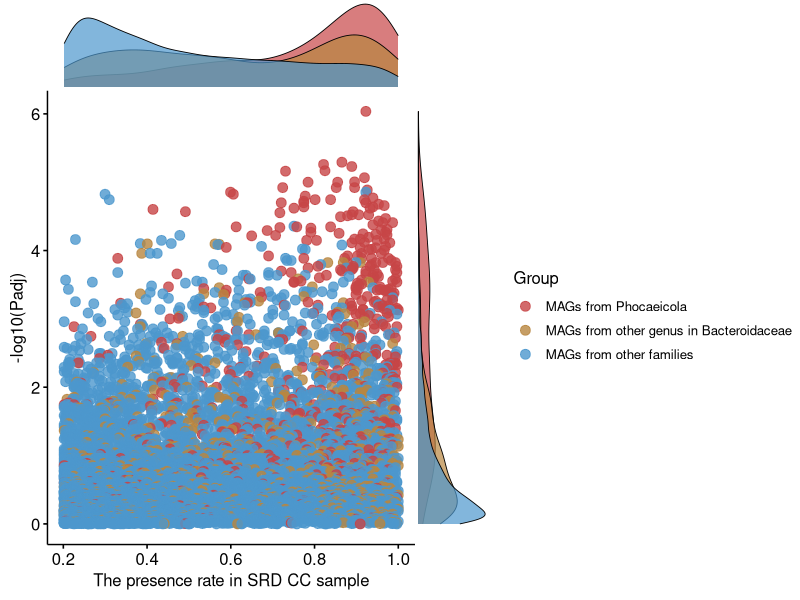
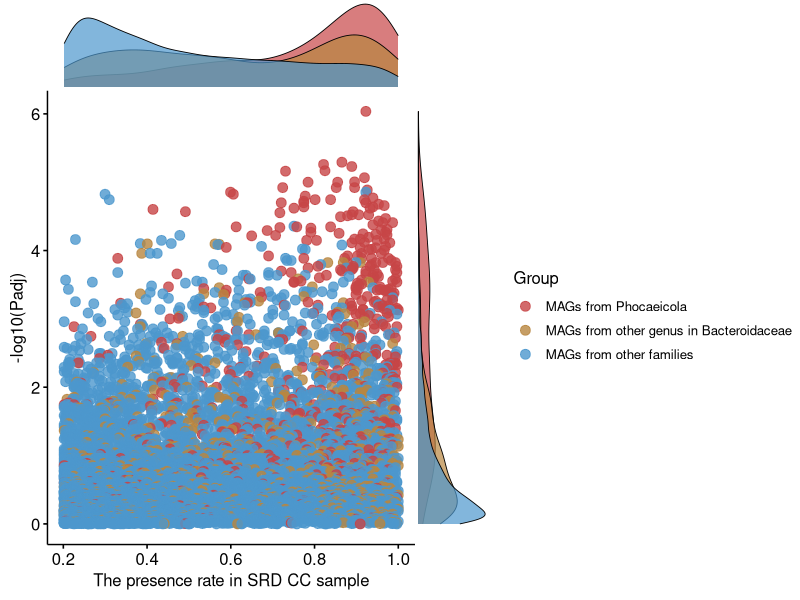
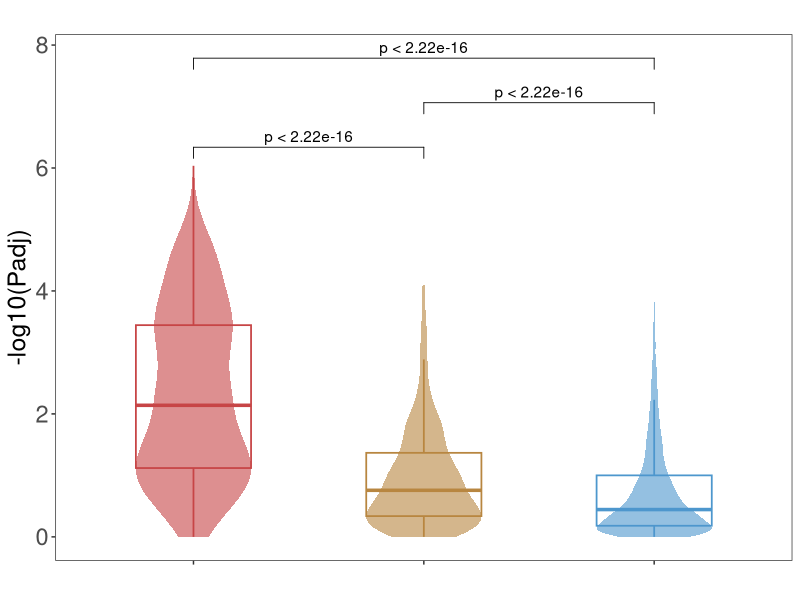

Reproduce these figures in R, in order.
#point plot
data = read.delim('GT.Krukal.MAG.tsv',header=T)
data$P.log = -log10(data$p.adj)
data$Group = factor(data$Group,levels = c('MAGs from Phocaeicola','MAGs from other genus in Bacteroidaceae','MAGs from other families'))
library(ggplot2)
file_name = 'fig5f.right.pdf'

library(ggpubr)
ggscatterhist(data, x = 'live_rate',y = 'P.log',color = 'Group', size = 3, alpha = 0.8,
              palette = c("#c74546","#B88640","#4d97cd"),
              margin.plot = 'density',
              margin.params = list(fill = 'Group',color = 'black', size = 0.3),
              xlab = 'The presence rate in SRD CC sample',
              ylab = '-log10(Padj)',
              legend = 'right'
)
ggsave(filename = file_name, width = 9,height = 7)

#boxplot
data.1 = read.delim('GT.Krukal.MAG.tsv',header=T)
data = data[,c(1,4,2)]
names(data)[1:3] = c('id','Group','traits')
data$Group = factor(data$Group,levels = c('MAGs from Phocaeicola','MAGs from other genus in Bacteroidaceae','MAGs from other families'))
my.group = list(c("MAGs from Phocaeicola","MAGs from other genus in Bacteroidaceae"),
                c("MAGs from other genus in Bacteroidaceae","MAGs from other families"),
                c("MAGs from Phocaeicola","MAGs from other families"))
Group.col = c("#c74546","#B88640","#4d97cd")
library(ggplot2)
library(ggpubr)
file_name = 'boxplot.pdf'
data$traits.log = -log10(data$traits)
p = ggboxplot(data, x="Group", y="traits.log", color = "Group",palette = Group.col, 
              width = 0.5, size = 0.6, fatten = 1, alpha = 0.6, outlier.shape = NA)+
  geom_violin(aes(fill = Group), color = NA, alpha = 0.6, width = 0.5, trim = TRUE, scale = "width") + 
  stat_compare_means(comparisons=my.group,label = 'p.adj')+ # Add pairwise 
  theme_bw() +
  theme(panel.grid = element_blank(),
        plot.title = element_text(size = 14,face = 'bold',hjust = 0.5),
        axis.text.x = element_blank(),axis.text.y = element_text(size = 17),
        axis.title = element_text(size = 18),
        legend.position = 'none'
  ) +
  labs(
    title = '',
    x = "",
    y = "-log10(Padj)"
  )
ggsave(p,filename = file_name, width = 4,height = 5)
